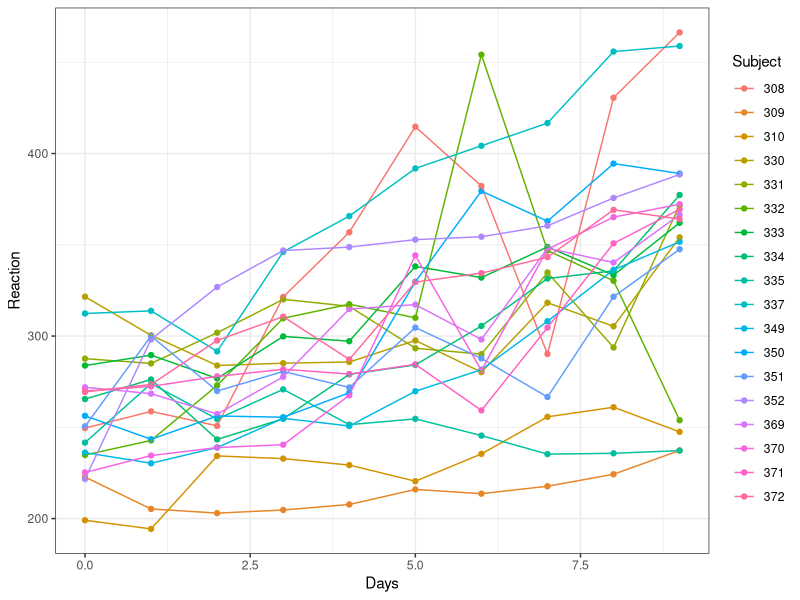
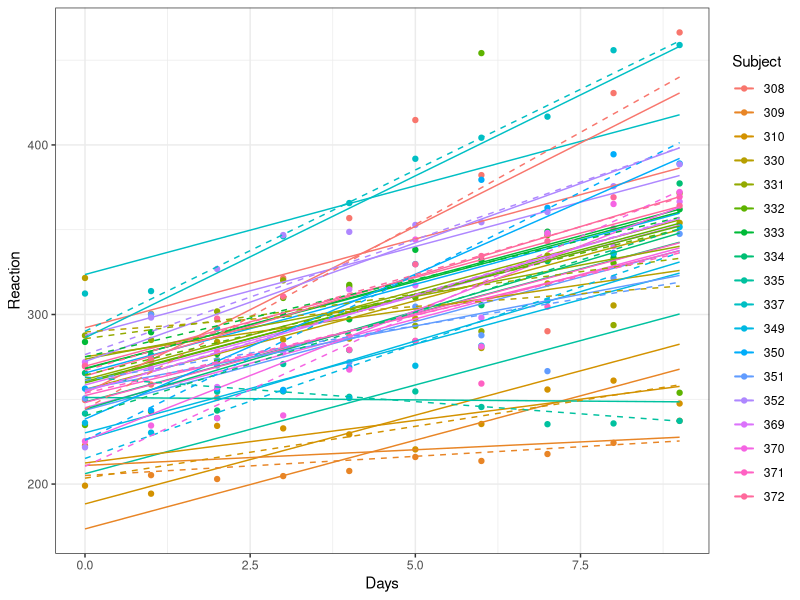

Write R code to recreate these figures, in order.
## ---- chunk 1
library(lme4)
library(ggplot2); theme_set(theme_bw())
q0 <- (ggplot(sleepstudy, aes(Days, Reaction, colour = Subject))
    + geom_point())  ## points only, use later
print(q0+geom_line())
## ---- chunk 2
library(nlme)
lm1 <- lmList(Reaction~Days|Subject,data=sleepstudy) ## per-group fit (fixed)
lm2 <- lme(Reaction~Days,random=~1|Subject,data=sleepstudy) ## rand intercept
lm3 <- lme(Reaction~Days,random=~Days|Subject,data=sleepstudy) ## rand slopes
## ---- chunk 3
pp <- expand.grid(Days=0:9,Subject=levels(sleepstudy$Subject))
pp1 <- cbind(pp,Reaction=predict(lm1,newdata=pp))
pp2 <- cbind(pp,Reaction=predict(lm2,newdata=pp))
pp3 <- cbind(pp,Reaction=predict(lm3,newdata=pp))
summary(lm3)
## ---- chunk 4
print(q0
      + geom_line(data=pp2)
      + geom_line(data=pp3)
      + geom_line(data=pp1,lty=2))
## ---- chunk 5
library(lme4)
lm4 <- lmer(Reaction~Days+(Days|Subject),data=sleepstudy)
summary(lm4)
